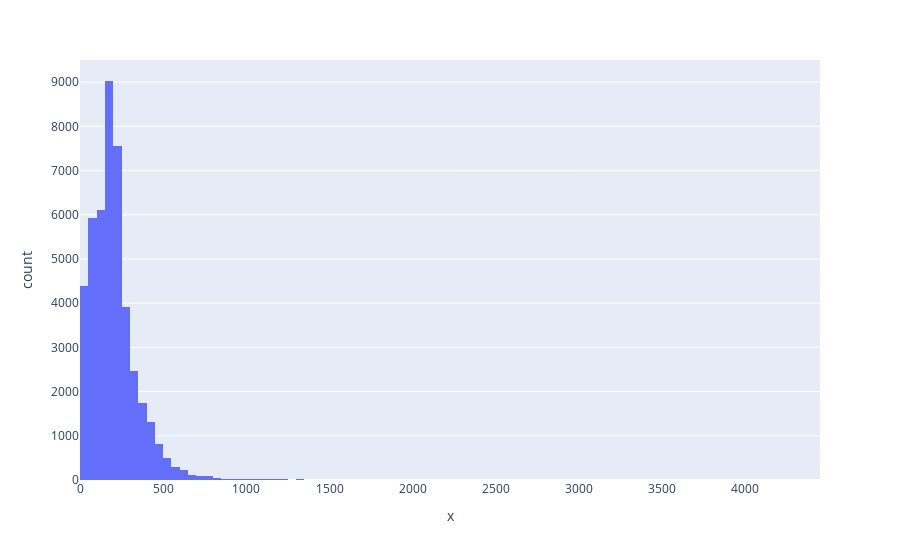

This figure's notebook cell:
### Code cell
# Visualizing The Distribution Of Number Of Words In A Text
import plotly.express as px
fig = px.histogram(x = [len(nltk.word_tokenize(x)) for x in df.clean_joined], nbins = 100)
fig.show()

### Figure 1 — Plotly figure (JSON) as saved in the notebook; plotly's stock layout.template omitted (floating-point values rounded to 4 significant figures; data arrays with more than 128 entries replaced by an {"elided": "..."} marker saying what was removed)
{"data": [{"alignmentgroup": "True", "bingroup": "x", "hovertemplate": "x=%{x}<br>count=%{y}<extra></extra>", "legendgroup": "", "marker": {"color": "#636efa", "pattern": {"shape": ""}}, "name": "", "nbinsx": 100, "offsetgroup": "", "orientation": "v", "showlegend": false, "type": "histogram", "x": {"elided": "44898 int values"}, "xaxis": "x", "yaxis": "y"}], "layout": {"barmode": "relative", "legend": {"tracegroupgap": 0}, "margin": {"t": 60}, "xaxis": {"anchor": "y", "domain": [0, 1], "title": {"text": "x"}}, "yaxis": {"anchor": "x", "domain": [0, 1], "title": {"text": "count"}}}}
